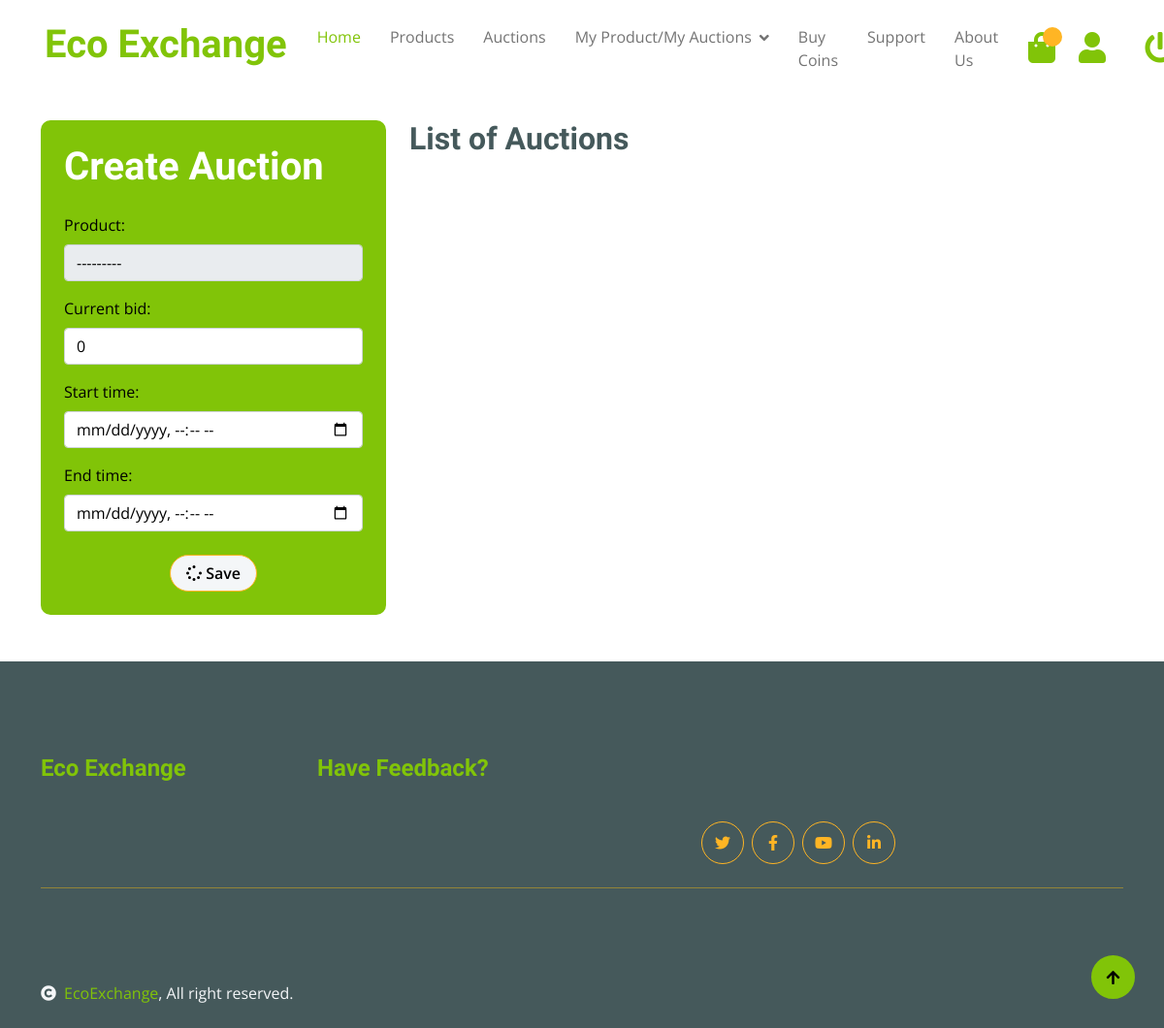
The page /auction/create/ (signed in) on the database as committed earlier.
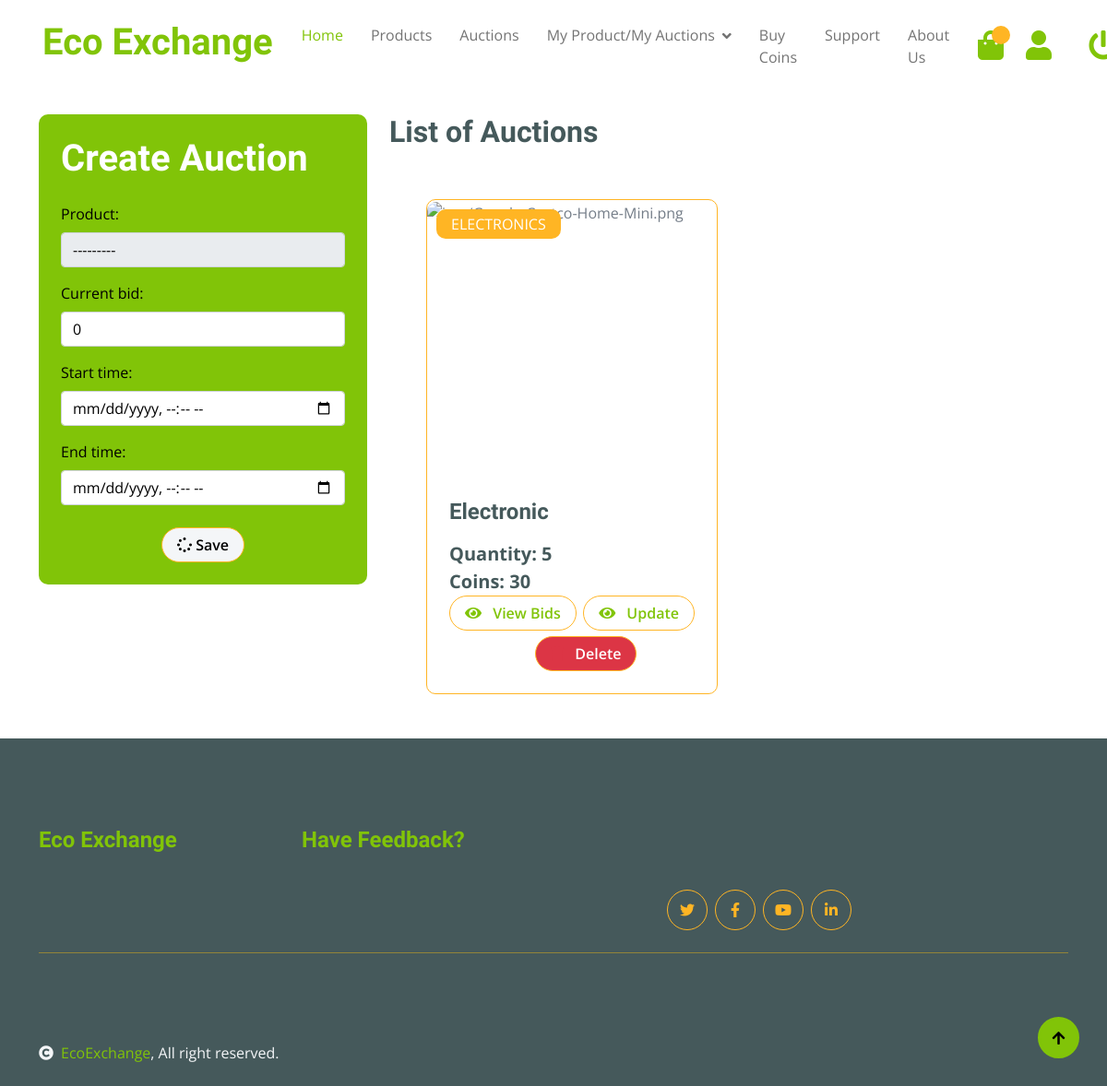
The same page on the database as committed later.
### product/models.py (models this page shows, shortened)
class Product(models.Model):
    CATEGORY_CHOICES = [
        ('PAPER', 'Paper'),
        ('PLASTIC', 'Plastic'),
        ('GLASS', 'Glass'),
        ('METAL', 'Metal'),
        ('ELECTRONICS', 'Electronics'),
        ('ORGANIC', 'Organic'),
        ('TEXTILES', 'Textiles'),
        ('BATTERIES', 'Batteries'),
        ('WOOD', 'Wood'),
        ('RUBBER', 'Rubber'),
        ('MIXED_MATERIALS', 'Mixed Materials'),
    ]
    product_id = models.AutoField(primary_key=True)
    product_name = models.CharField(max_length=255)
    product_description = models.TextField()
    image = models.ImageField(upload_to='img/')
    quantity = models.IntegerField(validators=[MinValueValidator(1)])
    price = models.IntegerField(validators=[MinValueValidator(1)])
    category = models.CharField(max_length=50, choices=CATEGORY_CHOICES)
    user = models.ForeignKey(Member, on_delete=models.CASCADE)
    def __str__(self):
        return self.product_name

class Auction(models.Model):
    product = models.OneToOneField(Product, on_delete=models.CASCADE)
    current_bid = models.DecimalField(max_digits=10, decimal_places=2, default=0)
    current_winner = models.ForeignKey(Member, on_delete=models.SET_NULL, null=True, blank=True)
    start_time = models.DateTimeField()
    end_time = models.DateTimeField()

### product/views.py (the view, shortened to what this page needs)
class AuctionCreateView(LoginRequiredMixin, View):
    def get(self, request):
        form = AuctionForm(user=request.user)  # Pass the user to the form
        auctions = Auction.objects.filter(product__user=request.user)  # Filter auctions based on the logged-in user
        return render(request, 'product/auction_form.html', {'form': form, 'auctions': auctions})

### product/forms.py
class AuctionForm(forms.ModelForm):
    class Meta:
        model = Auction
        fields = ['product', 'current_bid', 'start_time', 'end_time']
        widgets = {
            'product': forms.Select(attrs={'class': 'form-control'}),
            'current_bid': forms.TextInput(attrs={'class': 'form-control'}),
            'start_time': forms.DateTimeInput(attrs={'class': 'form-control', 'type': 'datetime-local'}),
            'end_time': forms.DateTimeInput(attrs={'class': 'form-control', 'type': 'datetime-local'}),
        }
    def __init__(self, *args, **kwargs):
        user = kwargs.pop('user', None)
        super().__init__(*args, **kwargs)
        if user is not None:
            self.fields['product'].queryset = Product.objects.filter(user=user)

### product/templates/product/auction_form.html (shortened to what this page needs)
{% extends 'product/base.html' %}
{% block body %}
<div class="container mt-4">
    <div class="row">
        <div class="col-lg-4">
            <div class="bg-primary rounded p-4">
                <h1 class="text-white mb-4">{% if form.instance.pk %}Update{% else %}Create{% endif %} Auction</h1>
                <form id="auction-form" method="post">
                    {{ form.as_p }}
                    <div class="text-center mt-4">
                        <button class="btn btn-light border border-secondary rounded-pill px-3 button-text">
                            <i class="fa fa-spinner fa-spin"></i> Save
                        </button>
                    </div>
                </form>
            </div>
        </div>
        <div class="col-lg-8">
            <h2 class="mb-4">List of Auctions</h2>
            <div class="row g-4">
                {% for auction in auctions %}
                    <div class="col-md-6 col-lg-6 col-xl-6 fruite-item">
                        <div class="rounded position-relative div-left-space border border-secondary">
                            <div class="fruite-img image-container">
                            </div>
                            <div class="text-white bg-secondary px-3 py-1 rounded position-absolute" style="top: 10px; left: 10px;">{{ auction.product.category }}</div>
                            <div class="p-4">
                                <h4>{{ auction.product.product_name }}</h4>
                                <p class="text-dark fs-5 fw-bold mb-0">Quantity: {{ auction.product.quantity }}</p>
                                <p class="text-dark fs-5 fw-bold mb-0">Coins: {{ auction.product.price }}</p>
                                <div class="d-flex justify-content-between flex-lg-wrap">
                                    <a href="{% url 'auction_realtime' auction.product.product_id %}" class="btn border border-secondary rounded-pill px-3 text-primary">
                                        <i class="fa fa-eye me-2 text-primary"></i> View Bids
                                    </a>
                                    <a href="{% url 'auction_update' auction.id %}" class="btn border border-secondary rounded-pill px-3 text-primary">
                                        <i class="fa fa-eye me-2 text-primary"></i> Update
                                    </a>
                                    <button class="btn btn-danger border border-secondary rounded-pill px-3 delete-button button-top" data-id="{{ auction.pk }}">
                                        <i class="fa fa-trash me-2 text-danger"></i> Delete
                                    </button>
                                </div>
                            </div>
                        </div>
                    </div>
                {% endfor %}
            </div>
        </div>
    </div>
</div>
{% endblock %}

Rows that differ between the two databases and show on the page:
added Auction: product.category "ELECTRONICS", product.product_name "Electronic", product.quantity "5", product.price "30"
